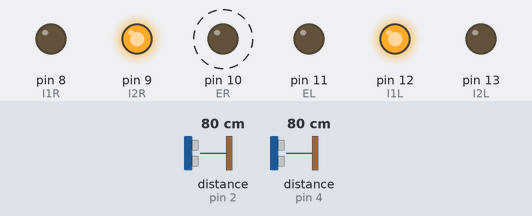
The sketch below on a simulated Arduino Uno, built with avr-gcc and run on an emulated ATmega328P. Parts: output pins drawn as LEDs (lit = HIGH). Wiring (inferred from the names in the program): 2 × ultrasonic range finder: trigger pin 3, echo pin 2 / trigger pin 5, echo pin 4. Dashed ring = blinking. The inputs (shaded band) are chosen by the test bench; at power-on: distance to the obstacle (sensors on pin 2, pin 4) 80 cm. The echo pulse lasts 58.3 µs per cm; pins used as bus, display or sensor lines are not drawn.

Above: at 0.97 s.
1.3 s: distance to the obstacle (sensor on pin 2) set to 66 cm
4.3 s: distance to the obstacle (sensor on pin 2) set to 56 cm
At 5.7 s:
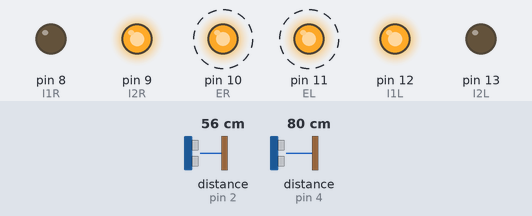
7.3 s: distance to the obstacle (sensor on pin 2) set to 43 cm
10.3 s: distance to the obstacle (sensor on pin 2) set to 37 cm
At 11.2 s:
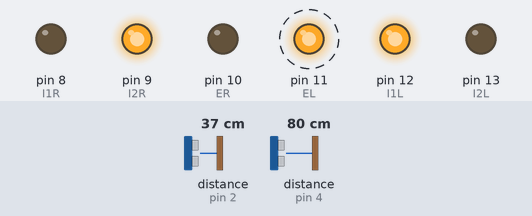
13.3 s: distance to the obstacle (sensor on pin 2) set to 60 cm
At 13.9 s:
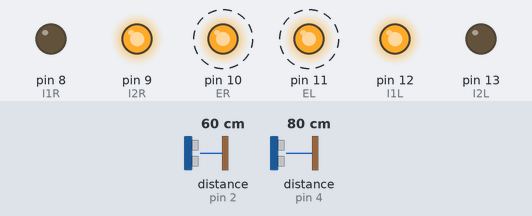
16.3 s: distance to the obstacle (sensor on pin 2) set to 2 cm
At 17.2 s:
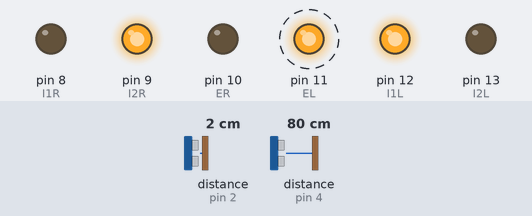
Timing chart, 0 to 20.3 s (numbered marks = the images above; inputs shaded):
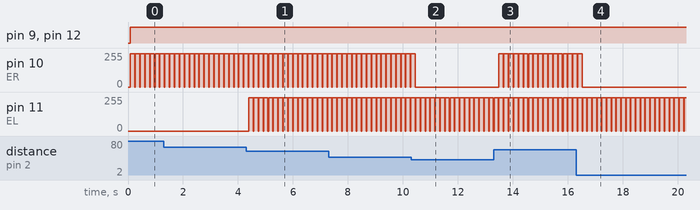

Measured:
- the behaviour switches between 62 and 61 cm on distance to the obstacle (sensor on pin 2) (found by bisection; images 0 and 1)
- the behaviour switches between 41 and 40 cm on distance to the obstacle (sensor on pin 2) (found by bisection; images 1 and 2)
- after the input at 4.3 s, pin 11 (EL): alternates 250/255 for 0.16 s and 0/255 for 0.02 s, starting after 0.10 s
- after the input at 10.3 s, pin 10 (ER): goes on until 10.4 s, then stays 0/255
- after the input at 13.3 s, pin 10 (ER): alternates 250/255 for 0.16 s and 0/255 for 0.02 s, starting after 0.20 s
- after the input at 16.3 s, pin 10 (ER): goes on until 16.5 s, then stays 0/255
- by itself, pin 10 (ER): alternates 250/255 for 0.16 s and 0/255 for 0.02 s

The sketch:

anotherMethod.ino
```cpp
#define ER 10  // Enable Pin for right motor
#define EL 11  // Enable Pin for left motor

#define I1R 8  // Control pin 1 for motor 1
#define I2R 9  // Control pin 2 for motor 1
#define I1L 12  // Control pin 1 for motor 2
#define I2L 13  // Control pin 2 for motor 2

// Define echo and trigger pins for sensors

//Left Sensor
#define echoPinL 2
#define trigPinL 3

//Front Sensor
#define echoPinF 4
#define trigPinF 5

long last_distance;

//Initialising PID constants
float Kp = 3; //~0.7 - 1 seems to work on smoother surfaces
float Ki = 0.002;
float Kd = 1.3;

//Initialising PID variables
float integral = 0;
float derivative = 0;
float last_error = 0;
float error = 0;

//Nominated velocity and distance from wall the car aims to keep
int vNomR = 150;//150;
int vNomL = 150;
int dNom = 50;
int VR, VL;

float threshold = 20;

void setup() {

    Serial.begin(9600);

    pinMode(ER, OUTPUT);
    pinMode(EL, OUTPUT);

    pinMode(I1R, OUTPUT);
    pinMode(I2R, OUTPUT);
    pinMode(I1L, OUTPUT);
    pinMode(I2L, OUTPUT);

    pinMode(trigPinL, OUTPUT);
    pinMode(trigPinF, OUTPUT);

    pinMode(echoPinL, INPUT);
    pinMode(echoPinF, INPUT);
}

void loop() {

    //Get distances from each sensor
    long distanceL = getDistance(trigPinL, echoPinL);
    long distanceF = getDistance(trigPinF, echoPinF);
    delay(50);

    digitalWrite(ER, LOW);
    digitalWrite(EL, LOW);
    delay(20);

    if(distanceL <= 0 || distanceL >= 100){
      VR = 0;
      VL = 0;
    }
    else if ( distanceL > 60){
      VR = 250;
      VL = 0;
    }
    else if ( distanceL < 40){
      VR = 0;
      VL = 250;
    }
    else{
      VR = 250;
      VL = 250;
    }

    //Set speeds of motors
    analogWrite(ER, VR);
    analogWrite(EL, VL);

    //low high high low makes motors go forward
    digitalWrite(I1R, LOW);
    digitalWrite(I2R, HIGH);
    digitalWrite(I1L, HIGH);
    digitalWrite(I2L, LOW);

    delay(100);
}

long getDistance (int trigPin, int echoPin){

    //The following trigPin/echoPin cycle is used to determine the distance of the nearest object by bouncing soundwaves off of it.
    digitalWrite(trigPin, LOW);
    delayMicroseconds(2);
    digitalWrite(trigPin, HIGH);
    delayMicroseconds(10);
    digitalWrite(trigPin, LOW);
    long duration = pulseIn(echoPin, HIGH);

    //Calculate the distance (in cm) based on the speed of sound.
    long distance = duration/58.2;

    return distance;
}
```
